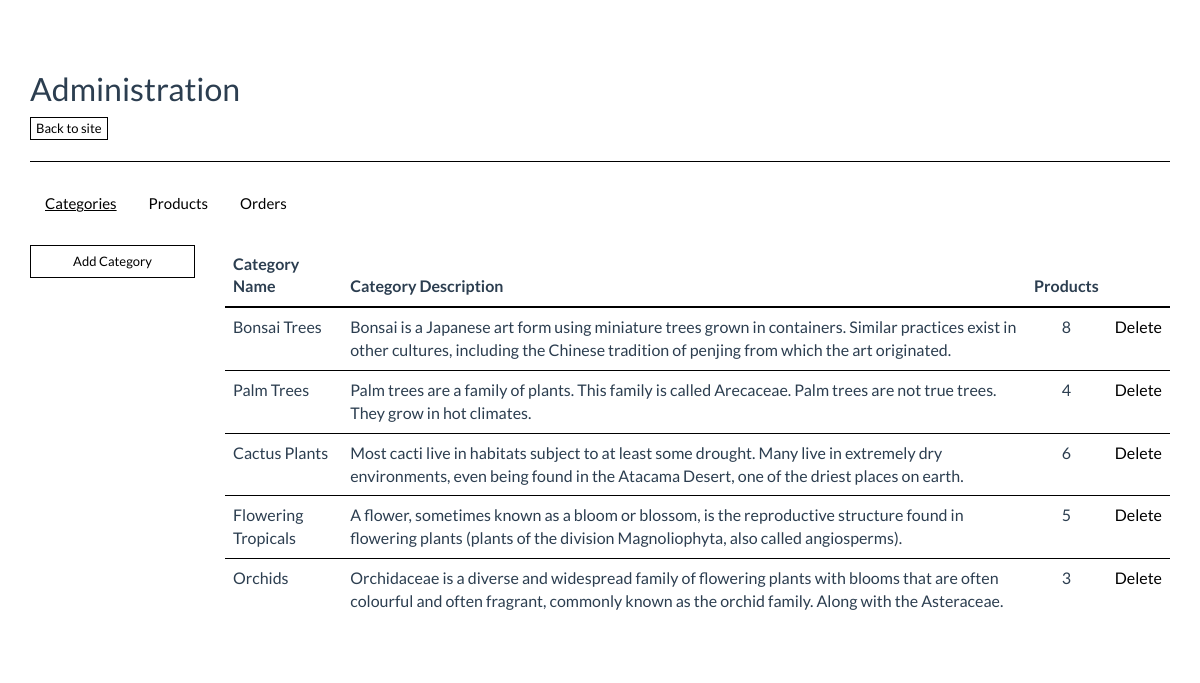
The app's page /admin/index.php (signed in) with its own data.
### tables this page shows
CREATE TABLE IF NOT EXISTS `tbl_category` (
  `cat_id` int(10) unsigned NOT NULL AUTO_INCREMENT,
  `cat_name` varchar(50) NOT NULL DEFAULT '',
  `cat_description` varchar(200) NOT NULL DEFAULT '',
  PRIMARY KEY (`cat_id`),
  KEY `cat_name` (`cat_name`)
);

### includes/dbManager.php (called while the page is built, shortened)
<?php
class dbManager {
	private $link;
	private static $instance = NULL;
	private function __construct(){
		$this->link = mysql_connect(DB_HOST, DB_USER, DB_PASSWORD);
		$this->db = mysql_select_db(DB_DATABASE, $this->link);
	}
	public static function  getInstance(){
		if(dbManager::$instance === NULL){
			$instance = new dbManager();
		}
		return $instance;
	}
	public function selectQuery($query){
		$res = mysql_query($query, $this->link);
		$result = array();
		while (($row = mysql_fetch_object($res)) !== false) {
			$result[] = $row;
		}
		return $result;
	}
}
?>

### admin/category-data.php (called while the page is built, shortened)
<?php
require_once(__DIR__ . DIRECTORY_SEPARATOR . '..' . DIRECTORY_SEPARATOR . 'includes' . DIRECTORY_SEPARATOR . 'dbManager.php');
$dbManager = dbManager::getInstance();
$categories = $dbManager->selectQuery("SELECT count(`tbl_product`.`cat_id`) as `product_count`,`tbl_category`.*
					FROM `tbl_category`
					LEFT JOIN `tbl_product`
					ON `tbl_product`.`cat_id`=`tbl_category`.`cat_id`
					WHERE `tbl_category`.`cat_id` <> " . PLACEHOLDER_CAT_ID . "
					GROUP BY `tbl_category`.`cat_id`;");
?>

### admin/category.php
<?php
include_once 'category-data.php';
?>
  <div class="col-md-2">
    <a href="category-add.php" class="btn btn-block btn-sm">Add Category</a>
  </div>
  <div class="col-md-10">
    <?php
    if(isset($categories) && count($categories)>0)
    {
    ?>
    <table class="table">
      <thead>
        <tr>
          <th>Category Name</th>
          <th>Category Description</th>
          <th class="text-center">Products</th>
          <th> </th>
        </tr>
      </thead>
      <tbody>
        <?php
          foreach ($categories as $category) {
        ?>
          <tr>
            <td><?php echo $category->cat_name ?></td>
            <td><?php echo $category->cat_description ?></td>
            <td class="text-center"><?php echo $category->product_count ?></td>
            <td class="text-center"><a href="category-data.php?delete=<?php echo $category->cat_id ?>">Delete</a></td>
          </tr>
        <?php
          }
        ?>
      </tbody>
    </table>
    <?php
    }
    else { ?>
      <div class="alert"><strong>Didn't find any categories, please add some.</strong></div>
    <?php
    }
    ?>
  </div>

### css/styles.css (style rules this page uses)
body { padding-top: 50px; }
html, body { height: 100%; }

### records on screen
tbl_category: cat_name "Bonsai Trees", cat_description "Bonsai is a Japanese art form using miniature trees grown in containers. Similar practices exist in other cultures, including the Chinese tradition of penjing from which the art originated.", product_count "8"
tbl_category: cat_name "Palm Trees", cat_description "Palm trees are a family of plants. This family is called Arecaceae. Palm trees are not true trees. They grow in hot climates.", product_count "4"
tbl_category: cat_name "Cactus Plants", cat_description "Most cacti live in habitats subject to at least some drought. Many live in extremely dry environments, even being found in the Atacama Desert, one of the driest places on earth.", product_count "6"
tbl_category: cat_name "Flowering Tropicals", cat_description "A flower, sometimes known as a bloom or blossom, is the reproductive structure found in flowering plants (plants of the division Magnoliophyta, also called angiosperms).", product_count "5"
tbl_category: cat_name "Orchids", cat_description "Orchidaceae is a diverse and widespread family of flowering plants with blooms that are often colourful and often fragrant, commonly known as the orchid family. Along with the Asteraceae.", product_count "3"
